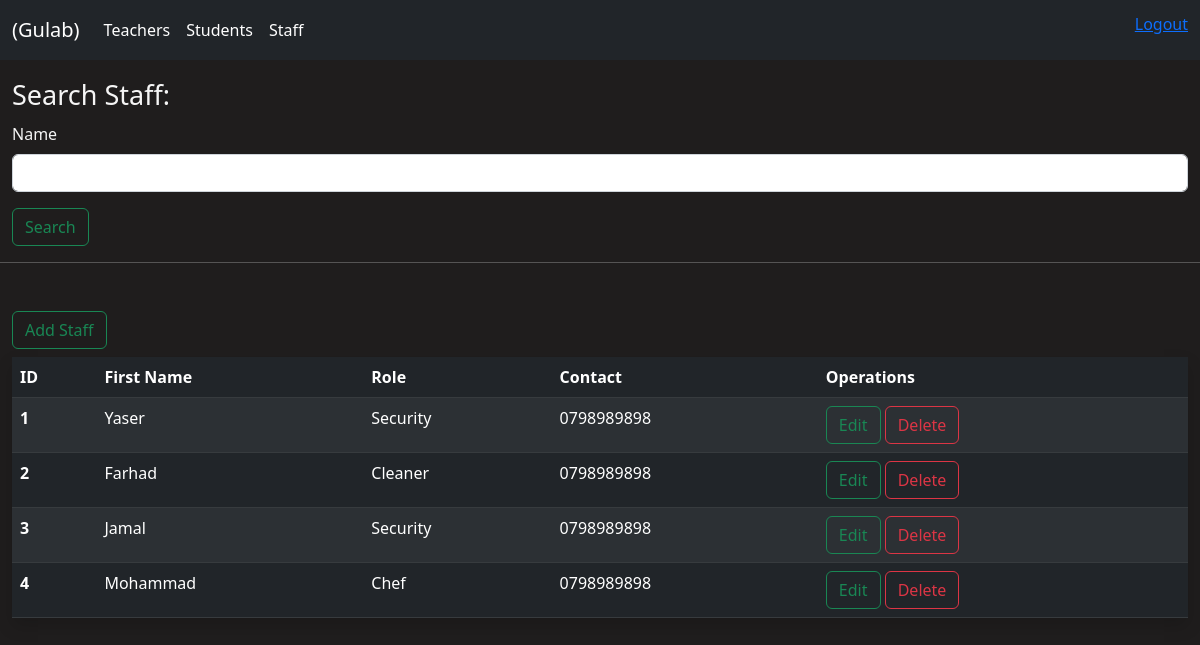
The page /staffs (signed in) on the database its author committed.
### manager/models.py (models this page shows, shortened)
class Staff(models.Model):
    ROLE_CHOICES = [
        ('Worker','Worker'),
        ('Chef','Chef'),
        ('Security','Security'),
        ('Cleaner','Cleaner'),
        ]
    name = models.CharField(max_length=100,null=False)
    role = models.CharField(max_length=20,choices=ROLE_CHOICES)
    contact_number = models.CharField(max_length=10)

### manager/views.py (the view)
@login_required(login_url='loginUser')
def staffs(request):
    staff = Staff.objects.all()
    filter = StaffFilter(request.POST,queryset = staff)
    staff = filter.qs
    context = {'staff':staff,'filter':filter}
    return render(request,'manager/staffs.html',context)

### manager/templates/manager/staffs.html (shortened to what this page needs)
{% load crispy_forms_tags %}
<!DOCTYPE html>
<html lang="en">
<head>
</head>
<body>
    {% include 'manager/dashboard-navbar.html' %}
    <div class="container-fluid mt-2">
      <div class="row">
        <div class="col-12 col-sm-12 col-md-12 col-lg-12">
          <p class="lead lh-lg d-inline" style="font-size:27px;">Search Staff:</p>
          <form action="" method="POST">
            {{filter.form|crispy}}
            <input type="submit" value="Search" class="btn btn-outline-success ">
          </form>
        </div>
      </div>
    </div>
    <hr>
    <div class="container-fluid mt-5">
      <div class="row">
        <div class="col-12 col-sm-12 col-md-12 col-lg-12">
          <a href="{% url 'add_staff' %}" class="btn btn-outline-success">Add Staff</a>
        </div>
      </div>
    </div>
    <div class="container-fluid mt-2">
      <div class="row">
        <div class="col-12 col-sm-12 col-md-12 col-lg-12">
          <table class="table table-striped table-dark shadow">
            <thead>
              <tr>
                <th scope="col">ID</th>
                <th scope="col">First Name</th>
                <th scope="col">Role</th>
                <th scope="col">Contact</th>
                <th scope="col">Operations</th>
              </tr>
            </thead>
            <tbody>
              {% for staff in staff %}
                <tr>
                  <th scope="row">{{ staff.id }}</th>
                  <td>{{ staff.name }}</td>
                  <td>{{ staff.role }}</td>
                  <td>{{ staff.contact_number }}</td>
                  <td>
                    <a href="{% url 'update_staff' staff.id %}" class="btn btn-outline-success">Edit</a>
                    <a href="{% url 'delete_staff' staff.id %}" class="btn btn-outline-danger">Delete</a>
                  </td>
                </tr>
              {% endfor %}
            </tbody>
          </table>
        </div>
      </div>
    </div>
</body>
</html>

### manager/templates/manager/dashboard-navbar.html (shortened to what this page needs)
{% load static %}
<!DOCTYPE html>
<html lang="en">
  <head>
    <link rel="stylesheet" href="{% static '/css/bootstrap.min.css' %}" />
    <link rel="stylesheet" href="{% static '/css/login.css' %}">
  </head>
  <body>
    <nav class="navbar navbar-expand-lg navbar-dark bg-dark">
      <div class="container-fluid">
        <a class="navbar-brand" style="text-transform: capitalize;" href="{% url 'dashboard' %}">({{user}})</a>
        <div class="collapse navbar-collapse" id="navbarSupportedContent">
          <ul class="navbar-nav me-auto mb-2 mb-lg-0">
            <li class="nav-item">
                <a class="nav-link active" href="{% url 'teachers' %}">Teachers</a>
              </li><li class="nav-item">
                <a class="nav-link active" href="{% url 'students' %}">Students</a>
              </li><li class="nav-item">
                <a class="nav-link active" href="{% url 'staffs' %}">Staff</a>
              </li>
          </ul>
            <p class="text-light mt-1"><a href="{% url 'logoutUser' %}">Logout</a></p>
        </div>
      </div>
    </nav>
  </body>
</html>

### static/css/login.css (style rules this page uses)
body { padding: 0; margin: 0; background: rgb(31, 29, 29); color: whitesmoke; }

### rows shown on the page
Staff: id "1", name "Yaser", role "Security", contact_number "0798989898"
Staff: id "2", name "Farhad", role "Cleaner", contact_number "0798989898"
Staff: id "3", name "Jamal", role "Security", contact_number "0798989898"
Staff: id "4", name "Mohammad", role "Chef", contact_number "0798989898"

### other values the page prints
{{ user }} "Gulab"
